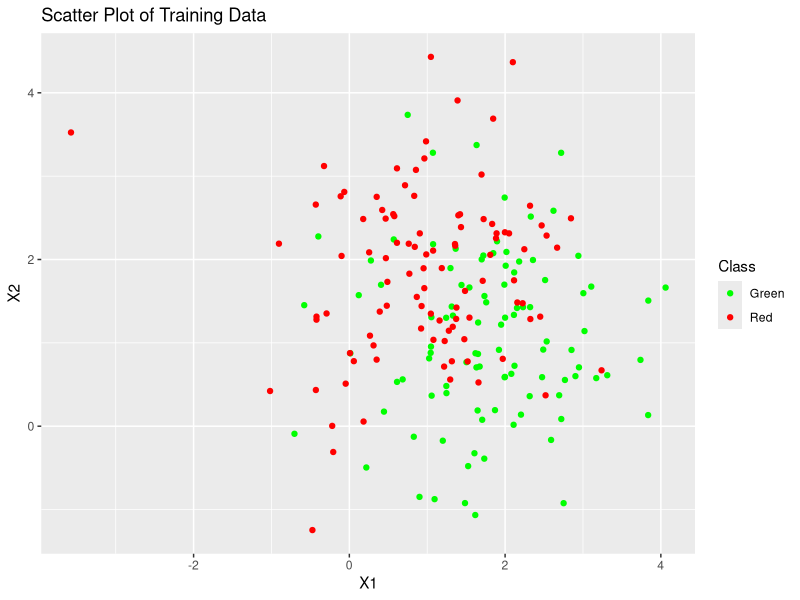
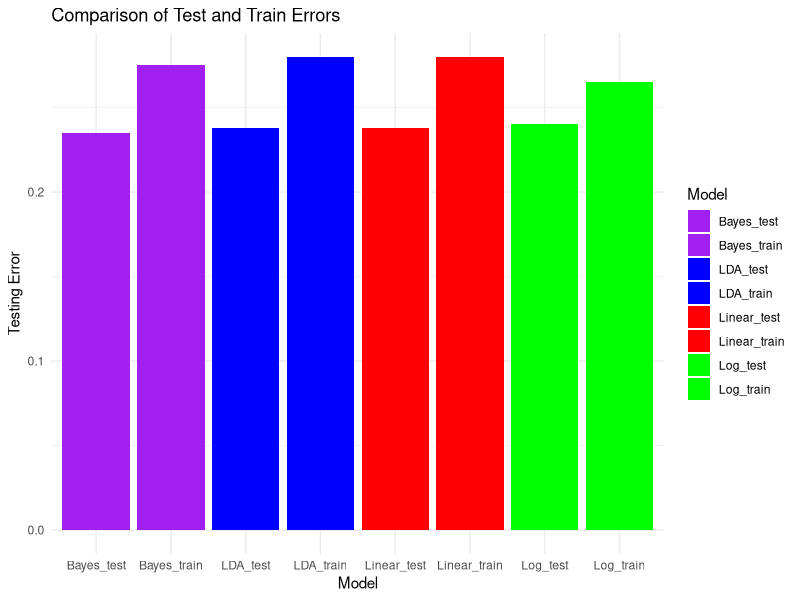
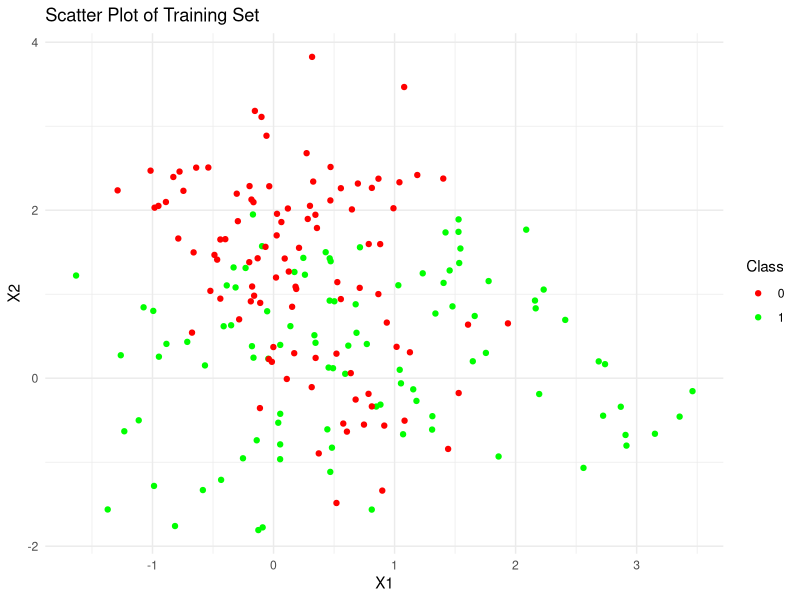
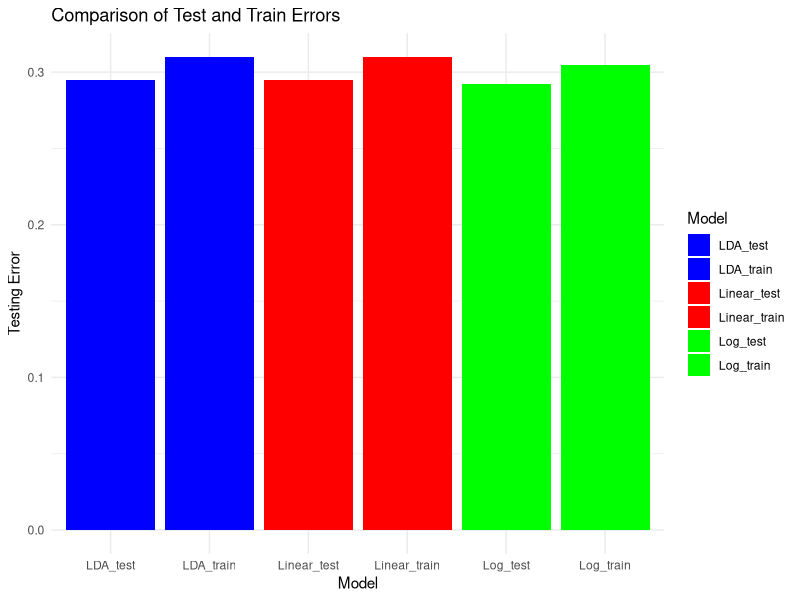
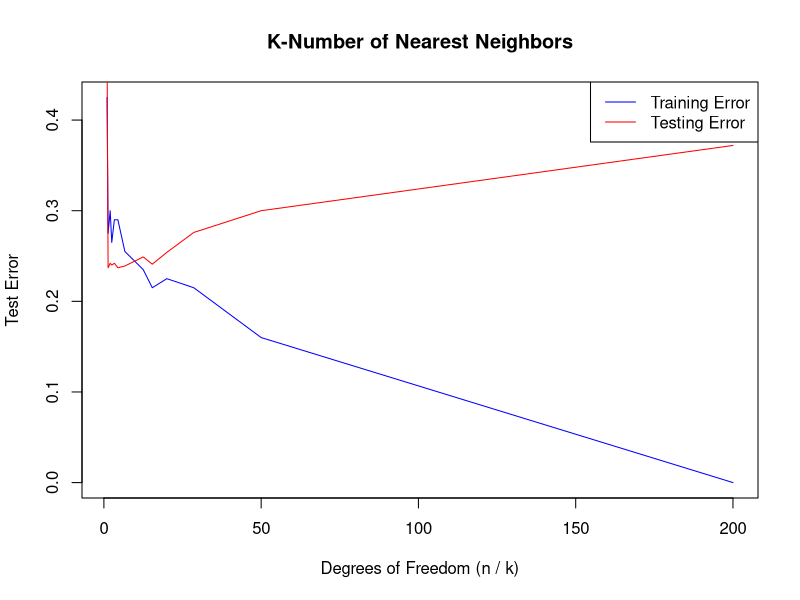
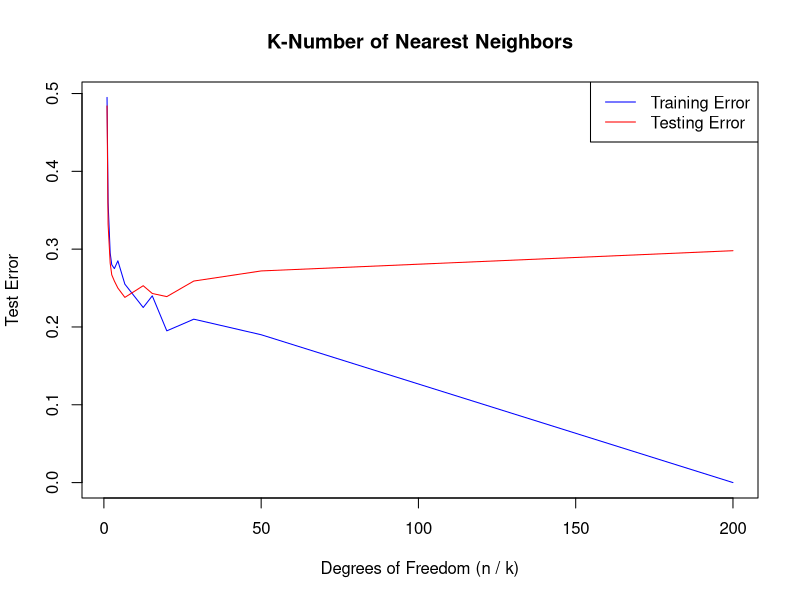

The R source for these figures, in order:
## ---- chunk 1
# Loading necessary libraries
library(MASS)
library(caret)
library(ggplot2)  # Load ggplot2 for plotting
library(class)
## ---- chunk 2
set.seed(2023)

# setting mean and covariance
n1 = 100 
mean1 <- c(2,1) 
mean2 <- c(1,2)
cov1 = matrix(c(1,0,0,1),nrow=2)
cov2 = matrix(c(1,0,0,1),nrow=2)
green_train = mvrnorm(100,mean1,cov1)     # generating a random sample of 50 data points from a multivariate normal distribution
class1_labels <- rep("Green", n1)
red_train = mvrnorm(n1,mean2,cov2)
class2_labels <- rep("Red", n1)

# Combining both green and red data, then add class labels
training <- rbind(data.frame(green_train, Class = class1_labels),
                       data.frame(red_train, Class = class2_labels))
training$Class <- as.factor(training$Class)

# b) Plot the scatter plot of training data
ggplot(training, aes(x = X1, y = X2, color = Class)) +
  geom_point() +
  scale_color_manual(values = c("Green" = "green", "Red" = "red")) +
  labs(title = "Scatter Plot of Training Data", x = "X1", y = "X2")


## ---- chunk 3
set.seed(2024)

# Generate test data
n2 <- 500  # Number of observations per class
green_test <- mvrnorm(n2, mean1, cov1)
class1_test_labels <- rep("Green", n2)
red_test <- mvrnorm(n2, mean2, cov2)
class2_test_labels <- rep("Red", n2)

# Combine data and labels for the test set
testing <- rbind(data.frame(green_test, Class = class1_test_labels),
                    data.frame(red_test, Class = class2_test_labels))
testing$Class <- as.factor(testing$Class)
## ---- chunk 4
# Fit  LDA model, and make predictions on training data
lda_model <- lda(Class ~ X1 + X2, data = training)
training_pred_lda <- predict(lda_model, training)$class
lda_training_error <- mean(training_pred_lda != training$Class)      # Calculate training error

# Make predictions on test data
testing_pred_lda <- predict(lda_model, testing)$class
lda_testing_error <- mean(testing_pred_lda != testing$Class)     # Calculate testing error

# printing results
cat("LDA Training Error:", lda_training_error, "\n")
cat("LDA Testing Error:", lda_testing_error, "\n")
## ---- chunk 5
# Fit logistic regression model and make predictions on training data
logistic_model <- glm(Class ~ X1 + X2, data = training, family = binomial)
logistic_training_probabilities <- predict(logistic_model, type = "response", newdata = training)
logistic_training_pred <- ifelse(logistic_training_probabilities > 0.5, "Red", "Green")
logistic_training_error <- mean(logistic_training_pred != training$Class) # Calculate training error

# Make predictions on test data
logistic_testing_probabilities <- predict(logistic_model, type = "response", newdata = testing)
logistic_testing_pred <- ifelse(logistic_testing_probabilities > 0.5, "Red", "Green")
logistic_testing_error <- mean(logistic_testing_pred != testing$Class)     # Calculate testing error

# printing results
cat("Logistic Regression Training Error:", logistic_training_error, "\n")
cat("Logistic Regression Testing Error:", logistic_testing_error, "\n")

## ---- chunk 6
# The result from homework#2
bayes_training_error <- 0.275
bayes_testing_error <- 0.235
linear_training_error <-0.28
linear_testing_error <-0.238

# Create a vector of testing errors
test_errors <- c(lda_training_error,  logistic_training_error, linear_training_error, bayes_training_error, 
                 lda_testing_error, logistic_testing_error, linear_testing_error, bayes_testing_error )
model_names <- c("LDA_train", "Log_train", "Linear_train", "Bayes_train", 
                 "LDA_test", "Log_test", "Linear_test", "Bayes_test")     # Names for the models
error_data <- data.frame(Model = model_names, Error = test_errors)     # make it a data frame

# Create a bar chart
ggplot(data = error_data, aes(x = Model, y = Error, fill = Model)) +
  geom_bar(stat = "identity") +
  labs(title = "Comparison of Test and Train Errors", x = "Model", y = "Testing Error") +
  scale_fill_manual(values = c("LDA_train" = "blue", "Log_train" = "green", "Linear_train" = "red", "Bayes_train" = "purple",
                               "LDA_test" = "blue", "Log_test" = "green", "Linear_test" = "red", "Bayes_test" = "purple")) +
  theme_minimal()


## ---- chunk 7
# generate ten centers, which are treated as fixed parameters
Sig <- matrix(c(1,0,0,1),nrow=2)
seed_center <- 16
set.seed(seed_center)
center_green <- mvrnorm(n=10,c(1,0),Sig)
center_red <- mvrnorm(n=10,c(0,1),Sig)

# define a function "gendata2" first
gendata2 <-function(n,mu1,mu2,Sig1,Sig2,myseed)
{
set.seed(myseed)
mean1 <- mu1[sample(1:10,n,replace=T),]
mean2 <- mu2[sample(1:10,n,replace=T),]
green <- matrix(0,ncol=2,nrow=n)
red <- matrix(0,ncol=2,nrow=n)
for(i in 1:n){
green[i,] <- mvrnorm(1,mean1[i,],Sig1)
red[i,] <- mvrnorm(1,mean2[i,],Sig2)
}
x <- rbind(green,red)
return(x)
}

# generate the training set
seed_train <- 2000
ntrain <- 100
train2 <- gendata2(ntrain,center_green,center_red,Sig/5,Sig/5,seed_train)
ytrain <- c(rep(1,ntrain),rep(0,ntrain))
## ---- chunk 8
# Create a data frame for the training set
training2 <- data.frame(X1 = train2[, 1], X2 = train2[, 2], Class = factor(ytrain))

# Create a scatter plot with different colors for each class
ggplot(data = training2, aes(x = X1, y = X2, color = Class)) +
  geom_point() +
  labs(title = "Scatter Plot of Training Set",
       x = "X1", y = "X2") +
  scale_color_manual(values = c("1" = "green", "0" = "red")) +
  theme_minimal()

## ---- chunk 9
# Set the seed for reproducibility
set.seed(2014)

# Generate the test set
seed_test <- 2014
ntest <- 500
test2 <- gendata2(ntest, center_green, center_red, Sig / 5, Sig / 5, seed_test)
ytest <- c(rep(1, ntest), rep(0, ntest))
testing2 <- data.frame(X1 = test2[, 1], X2 = test2[, 2], Class = factor(ytest) )

## ---- chunk 10
# Fiiting the model for trainind data
# Create a new numeric column based on the "Class" column
training2$ClassNumeric <- ifelse(training2$Class == "1", 1, 0)
testing2$ClassNumeric <- ifelse(testing2$Class == "1", 1, 0)
linear_model2 <- lm(ClassNumeric ~ X1 + X2, data = training2)

# Predict class labels for the training and testing data
training2_pred_linear <- ifelse(predict(linear_model2, newdata = training2, type = "response") >= 0.5, "1", "0")
testing2_pred_linear <- ifelse(predict(linear_model2, newdata = testing2, type = "response") >= 0.5, "1", "0")

# computing training and test errors for the linear classifier
linear_training2_error <- mean(training2_pred_linear != training2$Class)
linear_testing2_error <- mean(testing2_pred_linear != testing2$Class)

# training and test errors printing
cat("Training2 Error:", linear_training2_error, "\n")
cat("Test2 Error:", linear_testing2_error, "\n")
## ---- chunk 11
# Fit  LDA model, and make predictions on training data
lda_model2 <- lda(Class ~ X1 + X2, data = training2)
training2_pred_lda <- predict(lda_model2, training2)$class
lda_training2_error <- mean(training2_pred_lda != training2$Class)      # Calculate training error

# Make predictions on test data
testing2_pred_lda <- predict(lda_model2, testing2)$class
lda_testing2_error <- mean(testing2_pred_lda != testing2$Class)     # Calculate testing error

# printing results
cat("LDA Training Error:", lda_training2_error, "\n")
cat("LDA Testing Error:", lda_testing2_error, "\n")
## ---- chunk 12
# Fit logistic regression model and make predictions on training data
logistic_model2 <- glm(Class ~ X1 + X2, data = training2, family = binomial)
logistic_training2_probabilities <- predict(logistic_model2, type = "response", newdata = training2)
logistic_training2_pred <- ifelse(logistic_training2_probabilities > 0.5, "1", "0")
logistic_training2_error <- mean(logistic_training2_pred != training2$Class) # Calculate training error

# Make predictions on test data
logistic_testing2_probabilities <- predict(logistic_model2, type = "response", newdata = testing2)
logistic_testing2_pred <- ifelse(logistic_testing2_probabilities > 0.5, "1", "0")
logistic_testing2_error <- mean(logistic_testing2_pred != testing2$Class)     # Calculate testing error

# printing results
cat("Logistic Regression Training Error:", logistic_training2_error, "\n")
cat("Logistic Regression Testing Error:", logistic_testing2_error, "\n")
## ---- chunk 13
# Create a vector of testing errors
test2_errors <- c(lda_training2_error,  logistic_training2_error, linear_training2_error, 
                 lda_testing2_error, logistic_testing2_error, linear_testing2_error )
model2_names <- c("LDA_train", "Log_train", "Linear_train", 
                 "LDA_test", "Log_test", "Linear_test")     # Names for the models
error_data2 <- data.frame(Model = model2_names, Error = test2_errors)     # make it a data frame

# Create a bar chart
ggplot(data = error_data2, aes(x = Model, y = Error, fill = Model)) +
  geom_bar(stat = "identity") +
  labs(title = "Comparison of Test and Train Errors", x = "Model", y = "Testing Error") +
  scale_fill_manual(values = c("LDA_train" = "blue", "Log_train" = "green", "Linear_train" = "red",
                               "LDA_test" = "blue", "Log_test" = "green", "Linear_test" = "red")) +
  theme_minimal()
## ---- chunk 14
### For Scenario 1
k_values <- c(1, 4, 7, 10, 13, 16, 30, 45, 60, 80, 100, 150, 200)

# Initialize vectors to store training and testing errors
knn_training_errors <- numeric(length(k_values))
knn_testing_errors <- numeric(length(k_values))

# Calculate errors for each k
for (i in 1:length(k_values)) {
  k <- k_values[i]
  
  # Fit k-NN classifier
  knn_training_pred <- knn(training[, c("X1", "X2")], training[, c("X1", "X2")],
                   training$Class, k)
  knn_testing_pred <- knn(training[, c("X1", "X2")], testing[, c("X1", "X2")],
                   training$Class, k)
  
  # Calculate training and testing error
  knn_training_errors[i] <- mean(knn_training_pred != training$Class)
  knn_testing_errors[i] <- mean(knn_testing_pred != testing$Class)
}

# Calculate degrees of freedom n/k
degrees_of_freedom <- nrow(training) / k_values

# Create a plot for training and testing errors
plot(degrees_of_freedom, knn_training_errors, type = "l", col = "blue", xlab = "Degrees of Freedom (n / k)",
     ylab = "Test Error", main = "K-Number of Nearest Neighbors")
lines(degrees_of_freedom, knn_testing_errors, type = "l", col = "red")
legend("topright", legend = c("Training Error", "Testing Error"), col = c("blue", "red"), lty = 1)
## ---- chunk 15
### For Scenario 2
k_values <- c(1, 4, 7, 10, 13, 16, 30, 45, 60, 80, 100, 150, 200)

# Initialize vectors to store training and testing errors
knn_training2_errors <- numeric(length(k_values))
knn_testing2_errors <- numeric(length(k_values))

# Calculate errors for each k
for (i in 1:length(k_values)) {
  k <- k_values[i]
  
  # Fit k-NN classifier
  knn_training2_pred <- knn(training2[, c("X1", "X2")], training2[, c("X1", "X2")],
                   training2$Class, k)
  knn_testing2_pred <- knn(training2[, c("X1", "X2")], testing2[, c("X1", "X2")],
                   training2$Class, k)
  
  # Calculate training and testing error
  knn_training2_errors[i] <- mean(knn_training2_pred != training2$Class)
  knn_testing2_errors[i] <- mean(knn_testing2_pred != testing2$Class)
}

# Calculate degrees of freedom n/k
degrees_of_freedom2 <- nrow(training2) / k_values

# Create a plot for training and testing errors
plot(degrees_of_freedom2, knn_training2_errors, type = "l", col = "blue", xlab = "Degrees of Freedom (n / k)",
     ylab = "Test Error", main = "K-Number of Nearest Neighbors")
lines(degrees_of_freedom2, knn_testing2_errors, type = "l", col = "red")
legend("topright", legend = c("Training Error", "Testing Error"), col = c("blue", "red"), lty = 1)
## ---- chunk 16

## ---- chunk 17

## ---- chunk 18

## ---- chunk 19

## ---- chunk 20

## ---- chunk 21

## ---- chunk 22

## ---- chunk 23

